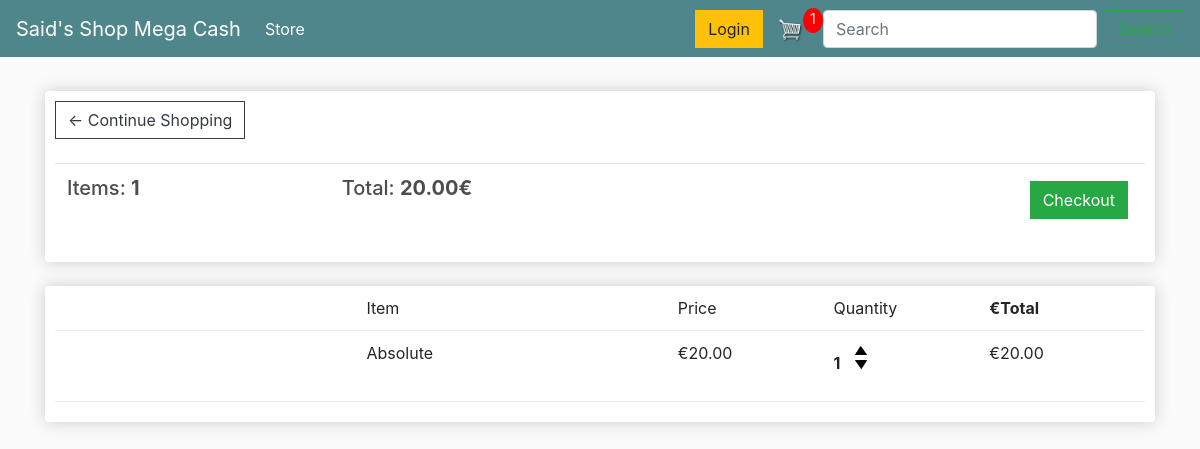
The app's page /cart/ (signed in), older data.
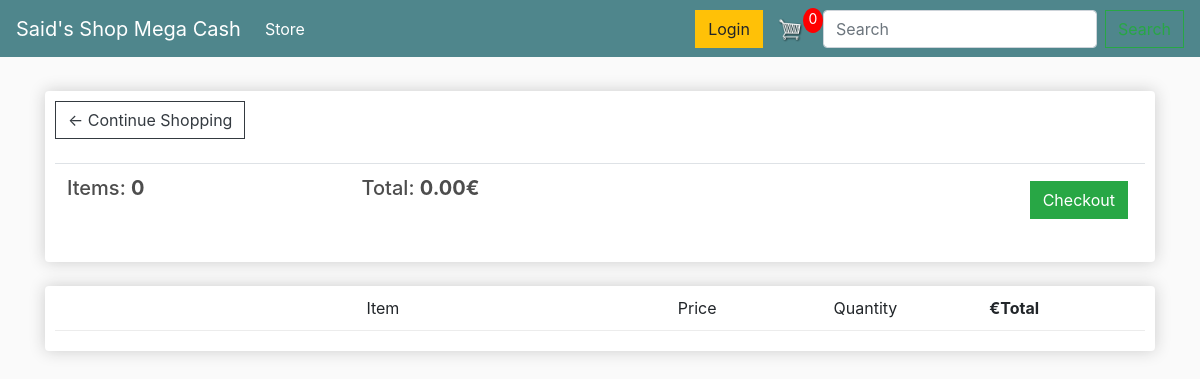
The same page, newer data.
### store/models.py (models this page shows, shortened)
class Order(models.Model):
	customer = models.ForeignKey(Customer, on_delete=models.SET_NULL, null=True, blank=True)
	date_orderd = models.DateTimeField(auto_now_add=True)
	complete = models.BooleanField(default=False, blank=True, null=True)
	transaction_id = models.CharField(max_length=100, null=True)
	@property
	def get_cart_total(self):
		orderitems = self.orderitem_set.all()
		total = sum([item.get_total for item in orderitems])
		return total
	@property
	def get_cart_items(self):
		orderitems = self.orderitem_set.all()
		total = sum([item.quantity for item in orderitems])
		return total

class OrderItem(models.Model):
	product = models.ForeignKey(Product, on_delete=models.SET_NULL, null=True, blank=True)
	order = models.ForeignKey(Order, on_delete=models.SET_NULL, null=True,blank=True)
	quantity = models.IntegerField(default=0, null=True, blank=True)
	date_added = models.DateTimeField(auto_now_add=True)
	@property
	def get_total(self):
		total = self.product.price * self.quantity
		return total

class Product(models.Model):
	name = models.CharField(max_length=150, null=True)
	price = models.DecimalField(max_digits=5, decimal_places=2)
	digital = models.BooleanField(default=False,null=True, blank=True)
	images = models.ImageField(null=True, blank=True)
	@property
	def imageURL(self):
		try:
			url = self.image.url
		except:
			url = ''
		return url

### store/views.py (the view)
# urls.py: path('cart/', views.cart, name="cart"),
def cart(request):
    if request.user.is_authenticated:
        customer = request.user.customer
        order, created = Order.objects.get_or_create(customer=customer, complete=False)
        items = order.orderitem_set.all()
        cartItems = order.get_cart_items
    else:
        items = []
        order = {'get_cart_total':0, 'get_cart_items':0}
        cartItems = order['get_cart_items']
    context = {'items':items, 'order': order, 'cartItems':cartItems}
    return render(request, 'store/cart.html', context)

### store/templates/store/cart.html (shortened to what this page needs)
{% extends 'store/main.html' %}
{% load static %}
{% block content %}
    <div class="row">
        <div class="col-lg-12">
            <div class="box-element">
                <a  class="btn btn-outline-dark" href="{% url 'store' %}">&#x2190; Continue Shopping</a>
                <br>
                <br>
                <table class="table">
                    <tr>
                        <th><h5>Items: <strong>{{order.get_cart_items}}</strong></h5></th>
                        <th><h5>Total: <strong>{{order.get_cart_total|floatformat:2}}€</strong></h5></th>
                        <th>
                            <a  style="float:right; margin:5px;" class="btn btn-success" href="{% url 'checkout' %}">
                                Checkout
                            </a>
                        </th>
                    </tr>
                </table>
            </div>
            <br>
            <div class="box-element">
                <div class="cart-row">
                    <div style="flex:2"></div>
                    <div style="flex:2">Item</div>
                    <div style="flex:1">Price</div>
                    <div style="flex:1">Quantity</div>
                    <div style="flex:1"><strong>€Total</strong></div>
                </div>
                {% for item in items %}
                <div class="cart-row">
                    <div style="flex:2">
                    </div>
                    <div style="flex:2">{{item.product.name}}</div>
                    <div style="flex:1">€{{item.product.price|floatformat:2}}</div>
                    <div style="flex:1">
                        <p class="quantity">{{item.quantity}}</p>
                        <div class="quantity">
				            <img data-product="{{item.product.id}}" data-action="add" class="chg-quantity update-cart" src="{% static  'images/arrow-up.png' %}">
				            <img data-product="{{item.product.id}}" data-action="remove" class="chg-quantity update-cart" src="{% static  'images/arrow-down.png' %}">
			            </div>
		            </div>
                    <div style="flex:1">€{{item.get_total}}<strong></strong></div>
                </div>
                {% endfor %}
            </div>
        </div>
    </div>
{% endblock content %}

### store/templates/store/main.html (shortened to what this page needs)
<!DOCTYPE html>
{% load static %}
<html>
<head>
	<link rel="stylesheet" href="https://stackpath.bootstrapcdn.com/bootstrap/4.4.1/css/bootstrap.min.css"
>
	<link rel="stylesheet" type="text/css" href="{% static 'css/main.css' %}">
</head>
<body>
    <nav class="navbar navbar-expand-lg navbar-dark bg-dark">
      <a class="navbar-brand" href="{% url 'store' %}">Said's Shop Mega Cash</a>
      <div class="collapse navbar-collapse" id="navbarSupportedContent">
        <ul class="navbar-nav mr-auto">
          <li class="nav-item active">
            <a class="nav-link" href="{% url 'store' %}">Store<span class="sr-only">(current)</span></a>
          </li>
        </ul>
          <div class="form-inline my-2 my-lg-0">
            <a href="#"class="btn btn-warning">Login</a>
            <a href="{% url 'cart' %}">
            <img  id="cart-icon" src="{% static 'images/6+cart.png' %}">
            </a>
            <p id="cart-total">{{cartItems}}</p>
          </div>
         <form class="form-inline my-2 my-lg-0">
            <input class="form-control mr-sm-2" type="search" placeholder="Search" aria-label="Search">
             <button class="btn btn-outline-success my-2 my-sm-0" type="submit">Search</button>
         </form>
      </div>
    </nav>
     <div class="container">
            <br>
            {% block content %}
            {% endblock content %}
         </div>
</body>
</html>

### static/css/main.css (style rules this page uses)
body { background-color: hsl(0, 0%, 98%); }
h1,h2,h3,h4,h5,h6 { color:hsl(0, 0%, 30%); }
.box-element { box-shadow:hsl(0, 0%, 80%) 0 0 16px; background-color: #fff; border-radius: 4px; padding: 10px; }
.bg-dark { background-color: #4f868c!important; }
#cart-icon { width:25px; display: inline-block; margin-left: 15px; }
#cart-total { display: block; text-align: center; color:#fff; background-color: red; width: 20px; height: 25px; border-radius: 50%; font-size: 14px; }
.col-lg-4, .col-lg-6, .col-lg-8, .col-lg-12 { margin-top: 10px; }
.btn { border-radius: 0; }
.cart-row { display: flex; align-items: flex-stretch; padding-bottom: 10px; margin-bottom: 10px; border-bottom: 1px solid #ececec; }

Row changes from the older to the newer data that the page shows:
removed Order: get_cart_items "1", get_cart_total "20.00"
removed OrderItem: product.name "Absolute", product.price "20.00", quantity "1", get_total "20.00"
added Order: get_cart_items "0", get_cart_total "0.00"
Text that changed along with them:
{{ cartItems }}: "1" → "0"
